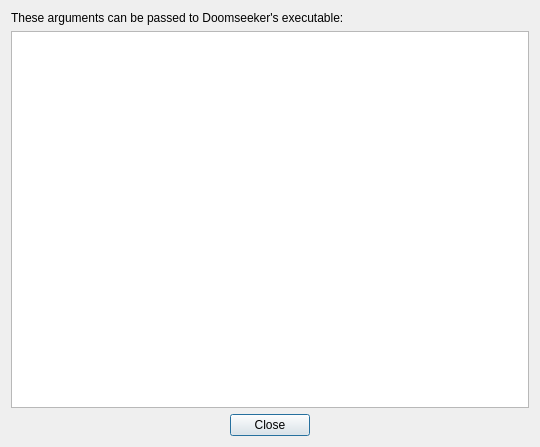
<?xml version="1.0" encoding="UTF-8"?>
<ui version="4.0">
 <class>ProgramArgsHelpDialog</class>
 <widget class="QDialog" name="ProgramArgsHelpDialog">
  <property name="geometry">
   <rect>
    <x>0</x>
    <y>0</y>
    <width>540</width>
    <height>447</height>
   </rect>
  </property>
  <property name="windowTitle">
   <string>Program arguments</string>
  </property>
  <layout class="QVBoxLayout" name="verticalLayout">
   <item>
    <widget class="QLabel" name="label">
     <property name="text">
      <string>These arguments can be passed to Doomseeker's executable:</string>
     </property>
    </widget>
   </item>
   <item>
    <widget class="QPlainTextEdit" name="textArea">
     <property name="readOnly">
      <bool>true</bool>
     </property>
    </widget>
   </item>
   <item>
    <widget class="QDialogButtonBox" name="buttonBox">
     <property name="orientation">
      <enum>Qt::Horizontal</enum>
     </property>
     <property name="standardButtons">
      <set>QDialogButtonBox::Close</set>
     </property>
     <property name="centerButtons">
      <bool>true</bool>
     </property>
    </widget>
   </item>
  </layout>
 </widget>
 <resources/>
 <connections>
  <connection>
   <sender>buttonBox</sender>
   <signal>accepted()</signal>
   <receiver>ProgramArgsHelpDialog</receiver>
   <slot>accept()</slot>
   <hints>
    <hint type="sourcelabel">
     <x>248</x>
     <y>254</y>
    </hint>
    <hint type="destinationlabel">
     <x>157</x>
     <y>274</y>
    </hint>
   </hints>
  </connection>
  <connection>
   <sender>buttonBox</sender>
   <signal>rejected()</signal>
   <receiver>ProgramArgsHelpDialog</receiver>
   <slot>reject()</slot>
   <hints>
    <hint type="sourcelabel">
     <x>316</x>
     <y>260</y>
    </hint>
    <hint type="destinationlabel">
     <x>286</x>
     <y>274</y>
    </hint>
   </hints>
  </connection>
 </connections>
</ui>
